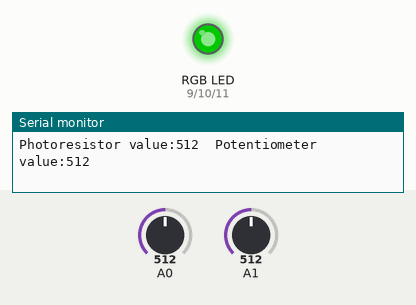
Simulated run of this sketch. Board: Arduino Uno, built with avr-gcc and run on an emulated ATmega328P. On the bench: an RGB LED mixed from three pins (HIGH = lit), the last lines printed to the serial monitor. Inputs (shaded band) come from the test bench; at power-on: A0 = 512, A1 = 512. Dim RGB values are drawn brighter than linear.

Above: at 1.2 s.
1.3 s: A0 set to 610
At 1.6 s:
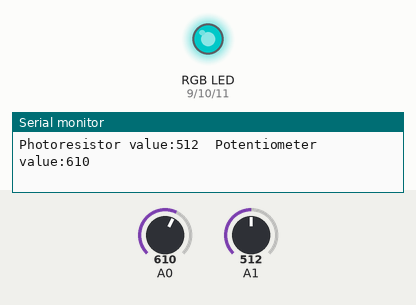
2.8 s: A1 set to 688
4.3 s: A1 set to 709
At 4.9 s:
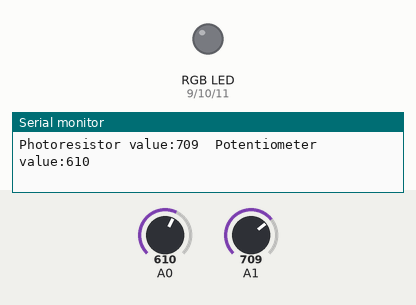
5.8 s: A1 set to 690
At 6.5 s:
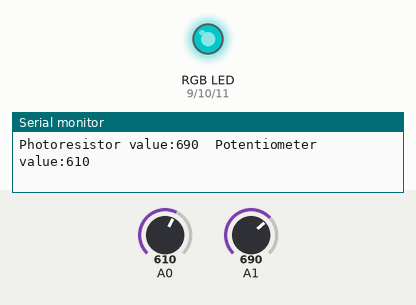
8.8 s: A0 set to 900
At 9.8 s:
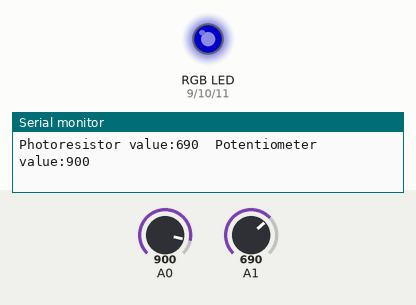
10.3 s: A0 set to 1023
At 11.4 s:
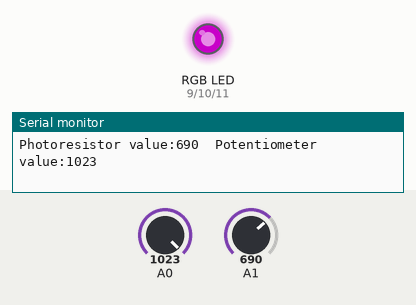
Timing chart, 0 to 12.8 s (numbered marks = the images above; inputs shaded):
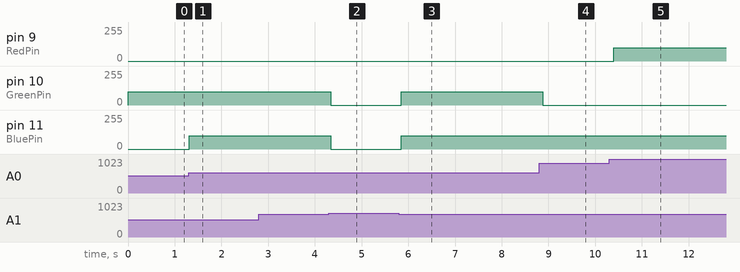

The sketch:

RGBLeds_Photoresistor_Potentiometer_Analog_.ino
```cpp
//In_class code for RGB LED

/* Code borrowed from Sparkfun */

int photoresistor;          //variable for storing the photoresistor value
int potentiometer;          //variable for storing the photoresistor value
int threshold = 700;            //if the photoresistor reading is lower than this value the light wil turn on

//LEDs are connected to these pins
int RedPin = 9;
int GreenPin = 10;
int BluePin = 11;

void setup() {
  Serial.begin(9600);           //start a serial connection with the computer

  //set the LED pins to output
  pinMode(RedPin,OUTPUT);
  pinMode(GreenPin,OUTPUT);
  pinMode(BluePin,OUTPUT);
}

void loop() {

  photoresistor = analogRead(A1);         //read the value of the photoresistor
  potentiometer = analogRead(A0);

  Serial.print("Photoresistor value:");
  Serial.print(photoresistor);          //print the photoresistor value to the serial monitor
  Serial.print("  Potentiometer value:");
  Serial.println(potentiometer);          //print the photoresistor value to the serial monitor

  if(photoresistor < threshold){          //if it's dark (the photoresistor value is below the threshold) turn the LED on
    //These nested if staments check for a variety of ranges and
    //call different functions based on the current potentiometer value.
    //Those functions are found at the bottom of the sketch.
    if(potentiometer > 0 && potentiometer <= 150)
      red();
    if(potentiometer > 150 && potentiometer <= 300)
      orange();
    if(potentiometer > 300 && potentiometer <= 450)
      yellow();
    if(potentiometer > 450 && potentiometer <= 600)
      green();
    if(potentiometer > 600 && potentiometer <= 750)
      cyan();
    if(potentiometer > 750 && potentiometer <= 900)
      blue();
    if(potentiometer > 900)
      magenta();
  }
  else {                                //if it isn't dark turn the LED off

    turnOff();                            //call the turn off function

  }

  delay(100);                             //short delay so that the printout is easier to read
}

void red (){

    //set the LED pins to values that make red
    analogWrite(RedPin, 100);
    analogWrite(GreenPin, 0);
    analogWrite(BluePin, 0);
}
void orange (){

    //set the LED pins to values that make orange
    analogWrite(RedPin, 100);
    analogWrite(GreenPin, 50);
    analogWrite(BluePin, 0);
}
void yellow (){

    //set the LED pins to values that make yellow
    analogWrite(RedPin, 100);
    analogWrite(GreenPin, 100);
    analogWrite(BluePin, 0);
}
void green (){

    //set the LED pins to values that make green
    analogWrite(RedPin, 0);
    analogWrite(GreenPin, 100);
    analogWrite(BluePin, 0);
}
void cyan (){

    //set the LED pins to values that make cyan
    analogWrite(RedPin, 0);
    analogWrite(GreenPin, 100);
    analogWrite(BluePin, 100);
}
void blue (){

    //set the LED pins to values that make blue
    analogWrite(RedPin, 0);
    analogWrite(GreenPin, 0);
    analogWrite(BluePin, 100);
}
void magenta (){

    //set the LED pins to values that make magenta
    analogWrite(RedPin, 100);
    analogWrite(GreenPin, 0);
    analogWrite(BluePin, 100);
}
void turnOff (){

    //set all three LED pins to 0 or OFF
    analogWrite(RedPin, 0);
    analogWrite(GreenPin, 0);
    analogWrite(BluePin, 0);
}
```

Measured:
- the behaviour switches between 699 and 700 on A1 (found by bisection; images 1 and 2)
- after the input at 1.3 s, pin 11 (BluePin): 0/255 → 100/255 at once
- after the input at 4.3 s, pin 10 (GreenPin), pin 11 (BluePin): 100/255 → 0/255 at once
- after the input at 5.8 s, pin 10 (GreenPin), pin 11 (BluePin): 0/255 → 100/255 after 0.05 s
- after the input at 8.8 s, pin 10 (GreenPin): 100/255 → 0/255 after 0.08 s
- after the input at 10.3 s, pin 9 (RedPin): 0/255 → 100/255 after 0.09 s
